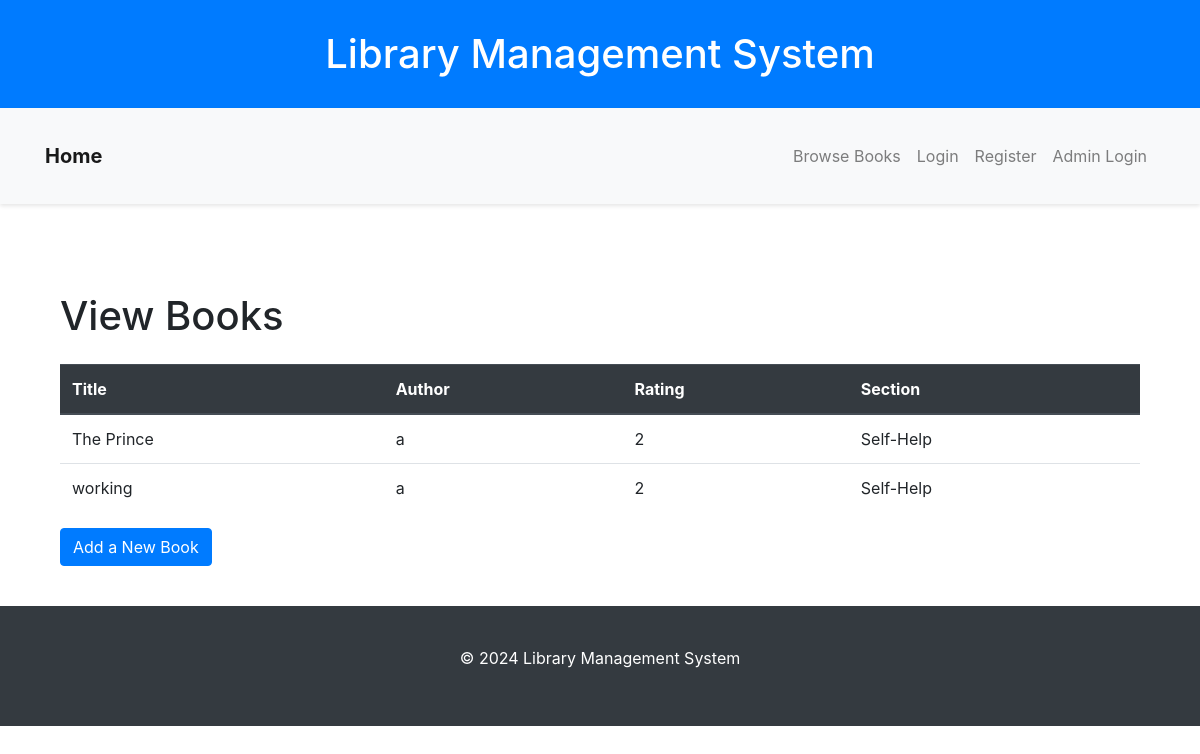
/view_books, run on the app's committed database.
### appdev_project/models.py (models this page shows, shortened)
class Books(db.Model):
    __tablename__ = "Books"
    id = db.Column(db.Integer, primary_key=True)
    book_name = db.Column(db.String(100))
    content = db.Column(db.Text)
    authors = db.Column(db.String(100))
    rating = db.Column(db.Integer)
    section_id = db.Column(db.Integer, db.ForeignKey("Section.id"))
    section = db.relationship("Section", backref=db.backref("Books", lazy=True))

class Section(db.Model): # this servers like genre
    __tablename__ = "Section"
    id = db.Column(db.Integer, primary_key=True)
    name = db.Column(db.String(100), nullable=False)
    date_created = db.Column(db.DateTime, nullable=False, default=datetime.utcnow)
    description = db.Column(db.Text, nullable=True)

### appdev_project/routes.py (the view)
@app.route("/view_books")
def view_books():
    books = Books.query.all()
    return render_template("view_books.html", books=books)

### appdev_project/templates/view_books.html
{% extends "layout.html" %}
{% block content %}
    <div class="container">
        <h1 class="mt-5 mb-4">View Books</h1>
        <table class="table">
            <thead class="thead-dark">
                <tr>
                    <th scope="col">Title</th>
                    <th scope="col">Author</th>
                    <th scope="col">Rating</th>
                    <th scope="col">Section</th>
                </tr>
            </thead>
            <tbody>
                {% for book in books %}
                <tr>
                    <td>{{ book.book_name }}</td>
                    <td>{{ book.authors }}</td>
                    <td>{{ book.rating }}</td>
                    <td>{{ book.section.name }}</td>
                </tr>
                {% endfor %}
            </tbody>
        </table>
        <a href="{{ url_for('add_books') }}" class="btn btn-primary">Add a New Book</a>
    </div>
{% endblock %}

### appdev_project/static/main.css (style rules this page uses)
body { font-family: Arial, sans-serif; background-color: #f8f9fa; color: #343a40; }
.container { max-width: 960px; margin: 0 auto; padding: 20px; }

### data on the page
Books: book_name "The Prince", authors "a", rating "2", section.name "Self-Help"
Books: book_name "working", authors "a", rating "2", section.name "Self-Help"
